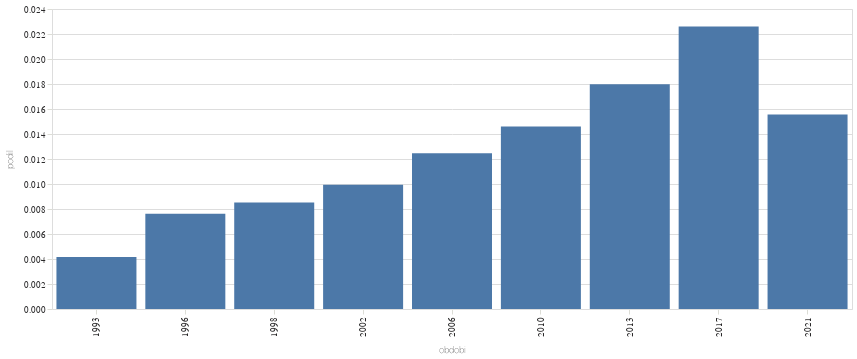

The code cell stored with this chart in its notebook:
### Code cell
graf_vyvoje("hluk",epocha="obdobi")

### Figure 1 — Vega-Lite specification as saved in the notebook (floating-point values rounded to 4 significant figures)
{"config": {"title": {"font": "Noticia Text", "fontSize": 11.5, "anchor": "start", "lineHeight": 19, "fontWeight": "bolder", "subtitleFont": "Noticia Text", "subtitleFontSize": 10, "subtitleLineHeight": 15, "subtitlePadding": 10, "dy": -10, "color": "#292829", "subtitleColor": "#292829"}, "axis": {"labelFont": "Asap", "titleFont": "Asap", "fontWeight": "lighter", "titleFontWeight": "lighter", "labelFontSize": 9, "titleFontSize": 9, "labelPadding": 2, "titlePadding": 9, "domainOpacity": 0, "tickColor": "#DCDDD6", "labelColor": "#292829"}, "legend": {"labelFont": "Asap", "labelFontWeight": "normal", "titleFont": "Asap", "titleFontWeight": "normal", "labelFontSize": 9, "titleFontSize": 9, "labelColor": "#292829"}}, "data": {"name": "data-16db02934116d23e3fbbe4f232c94247"}, "mark": {"type": "bar"}, "encoding": {"x": {"field": "obdobi", "type": "nominal"}, "y": {"field": "podil", "type": "quantitative"}}, "width": 800, "$schema": "https://vega.github.io/schema/vega-lite/v5.8.0.json", "datasets": {"data-16db02934116d23e3fbbe4f232c94247": [{"id": 125, "obdobi": 1993, "id_right": 29982, "podil": 0.004169}, {"id": 235, "obdobi": 1996, "id_right": 30803, "podil": 0.007629}, {"id": 688, "obdobi": 1998, "id_right": 80691, "podil": 0.008526}, {"id": 817, "obdobi": 2002, "id_right": 82166, "podil": 0.009943}, {"id": 715, "obdobi": 2006, "id_right": 57423, "podil": 0.01245}, {"id": 678, "obdobi": 2010, "id_right": 46416, "podil": 0.01461}, {"id": 1507, "obdobi": 2013, "id_right": 83854, "podil": 0.01797}, {"id": 2054, "obdobi": 2017, "id_right": 90923, "podil": 0.02259}, {"id": 1292, "obdobi": 2021, "id_right": 83078, "podil": 0.01555}]}}
